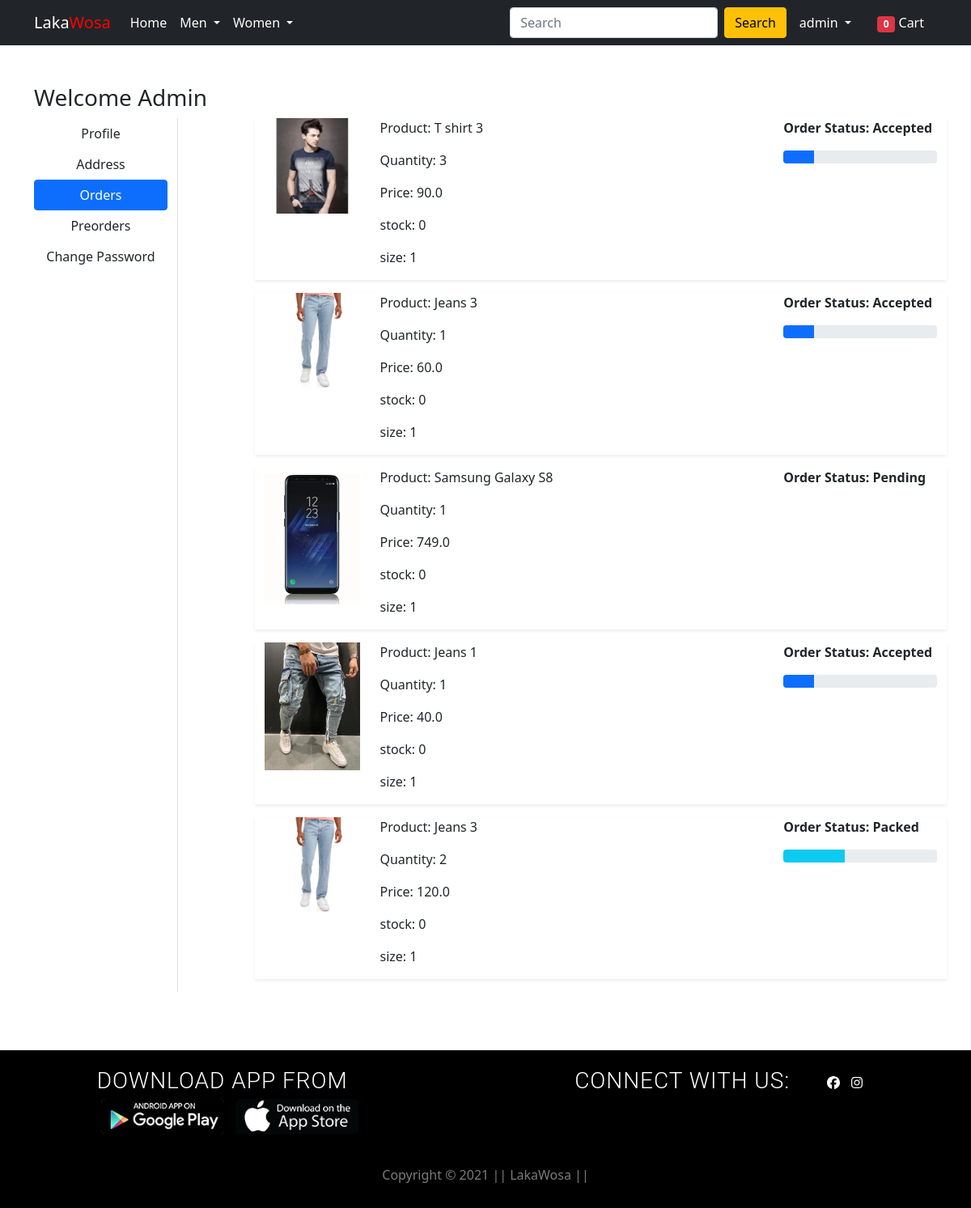
The app's page /orders/ (signed in), older data.
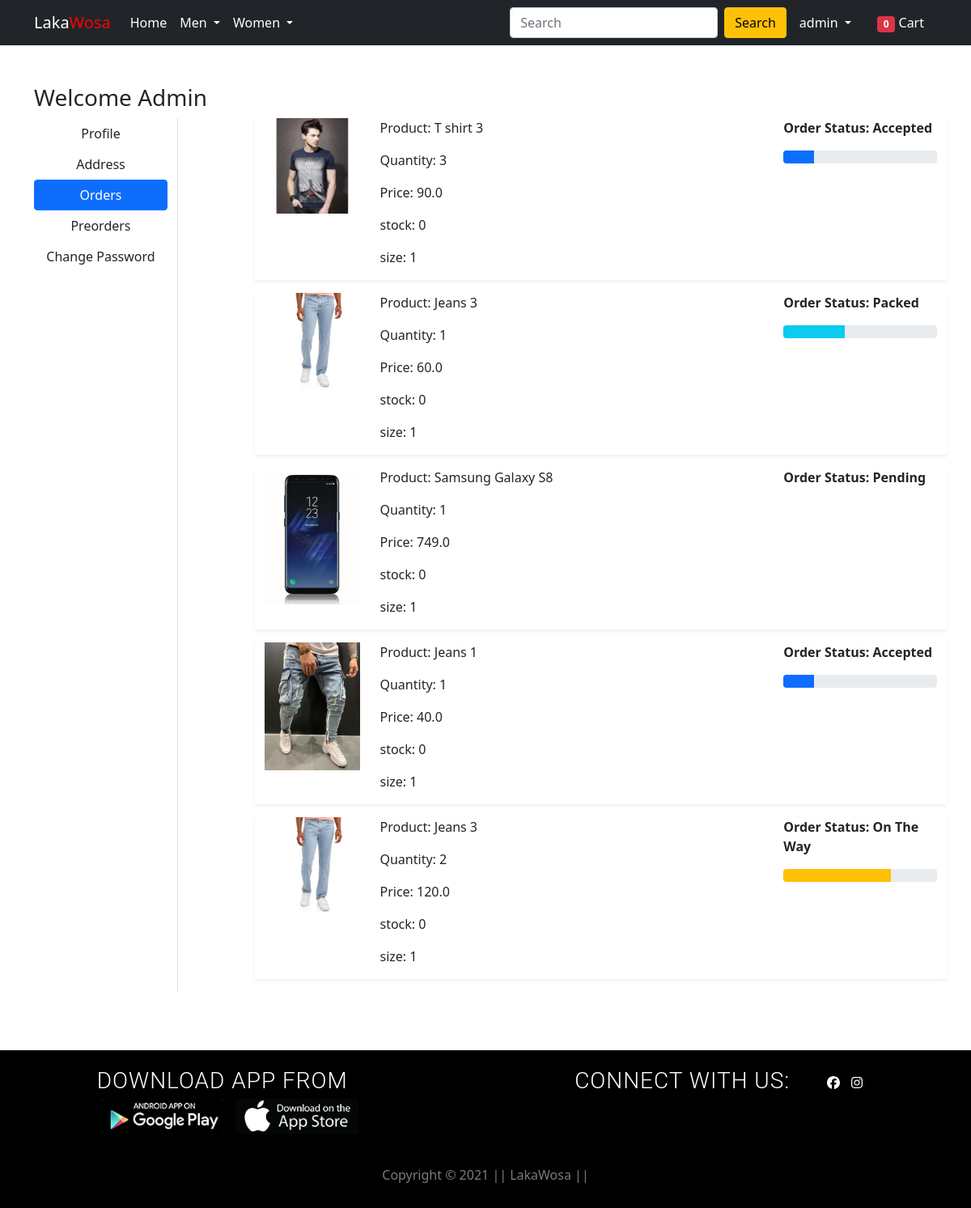
The same page, newer data.
### app/models.py (models this page shows, shortened)
class OrderPlaced(models.Model):
    user = models.ForeignKey(User, on_delete=models.CASCADE)
    customer = models.ForeignKey(Customer, on_delete=models.CASCADE)
    product = models.ForeignKey(Product, on_delete=models.CASCADE)
    quantity = models.PositiveIntegerField(default=1)
    ordered_date = models.DateTimeField(auto_now_add=True)
    size = models.PositiveIntegerField(default=1)
    status = models.CharField(
        max_length=50, choices=STATUS_CHOICES, default='Pending')
    @property
    def total_cost(self):
        return self.quantity * self.product.discounted_price

class Product(models.Model):
    title = models.CharField(max_length=100)
    selling_price = models.FloatField()
    discounted_price = models.FloatField()
    description = models.TextField()
    brand = models.CharField(max_length=100)
    stock = models.IntegerField(default=0)
    category = models.CharField(choices=CATEGORY_CHOICES, max_length=2)
    product_image = models.ImageField(upload_to='productimg')

### app/views.py (the view)
# urls.py: path('orders/', views.orders, name='orders'),
@login_required
def orders(request):
    total_items = len(Cart.objects.filter(user=request.user))
    op = OrderPlaced.objects.filter(user=request.user)
    return render(request, 'app/orders.html',{'order_placed':op,'total_items':total_items,'active':'btn-primary'})

### app/templates/app/orders.html (shortened to what this page needs)
{% extends 'app/base.html' %}
{% load static %}
{% block main-content %}
<div class="container my-5">
 <div class="row">
 <h3>Welcome <span class="text">{{request.user.username|capfirst}}</span></h3>
  <div class="col-sm-2 border-end">
   <ul class="list-unstyled">
    <li class="d-grid"><a href="{% url 'profile' %}" class="btn">Profile</a></li>
    <li class="d-grid"><a href="{% url 'address' %}" class="btn">Address</a></li>
    <li class="d-grid"><a href="{% url 'orders' %}" class="btn {{active}}">Orders</a></li>
    <li class="d-grid"><a href="{% url 'preorder' %}" class="btn">Preorders</a></li>
    <li class="d-grid"><a href="{% url 'passwordchange' %}" class="btn">Change Password</a></li>
   </ul>
  </div>
  <div class="col-sm-9 offset-sm-1">
    {% for op in order_placed %}
   <div class="row shadow-sm mb-3">
       <div class="col-sm-2">
        <img src="{{op.product.product_image.url}}" alt="" srcset="" class="img-fluid" height="150" width="150">
       </div>
       <div class="col-sm-7">
           <p>Product: {{op.product.title}}</p>
           <p>Quantity: {{op.quantity}}</p>
           <p>Price: {{op.total_cost}}</p>
           <p>stock: {{op.product.stock}}</p>
           <p>size: {{op.size}}</p>
       </div>
       <div class="col-sm-3 fw-bold">
           <p>Order Status: {{op.status}}</p>
           {% if op.status == 'Accepted' %}
           <div class="progress">
               <div class="progress-bar" role="progressbar" style="width: 20%" aria-valuenow="20" aria-valuemin="0" aria-valuemax="100">
            </div>
           </div>
           {% endif %}
           {% if op.status == 'Packed' %}
           <div class="progress">
               <div class="progress-bar bg-info" role="progressbar" style="width: 40%" aria-valuenow="40" aria-valuemin="0" aria-valuemax="100">
            </div>
           </div>
           {% endif %}
           {% if op.status == 'On The Way' %}
           <div class="progress">
               <div class="progress-bar bg-warning" role="progressbar" style="width: 70%" aria-valuenow="70" aria-valuemin="0" aria-valuemax="100">
            </div>
           </div>
           {% endif %}
        </div>
    </div>
    {% endfor %}
</div>
</div>
</div>
{% endblock main-content %}

### app/templates/app/base.html (shortened to what this page needs)
<!DOCTYPE html>
{% load static %}
<html lang="en">
  <head>
    <link
      href="https://cdn.jsdelivr.net/npm/bootstrap@5.0.0-beta1/dist/css/bootstrap.min.css"
      rel="stylesheet"
    />
    <link rel="stylesheet" href="{% static 'app/css/owl.carousel.min.css' %}" />
    <link rel="stylesheet" href="{% static 'app/css/all.min.css' %}" />
    <link rel="stylesheet" href="{% static 'app/css/style.css' %}" />
    <link rel="stylesheet" href="{% static 'app/css/footer.css' %}" />
    <link rel="stylesheet" href="{% static 'app/css/gallery.css' %}" />
  </head>
  <body>
    <nav class="navbar navbar-expand-lg navbar-dark bg-dark">
      <div class="container">
        <a class="navbar-brand" href="/">
          Laka<span class="body">Wosa</span></a
        >
        <div class="collapse navbar-collapse" id="navbarSupportedContent">
          <ul class="navbar-nav me-auto mb-2 mb-lg-0">
            <li class="nav-item">
              <a class="nav-link active" aria-current="page" href="/">Home</a>
            </li>
            <li class="nav-item dropdown">
              <a
                class="nav-link dropdown-toggle text-white"
                href="#"
                id="fashionDropdown"
                role="button"
                data-bs-toggle="dropdown"
                aria-expanded="false"
              >
                Men
              </a>
            </li>
            <li class="nav-item dropdown">
              <a
                class="nav-link dropdown-toggle text-white"
                href="#"
                id="fashionDropdown"
                role="button"
                data-bs-toggle="dropdown"
                aria-expanded="false"
              >
                Women
              </a>
            </li>
          </ul>
          <form method="get" action="/search" class="d-flex">
            <input
              name="query"
              id="search"
              class="form-control me-2"
              type="search"
              placeholder="Search"
              aria-label="Search"
              required
            />
            <button class="btn btn-warning" type="submit">Search</button>
          </form>
          <div>
            <ul class="navbar-nav me-auto mb-2 mb-lg-0">
              {% if request.user.is_authenticated %}
              <li class="nav-item dropdown mx-2">
                <a
                  class="nav-link dropdown-toggle text-white"
                  href="#"
                  id="profileDropdown"
                  role="button"
                  data-bs-toggle="dropdown"
                  aria-expanded="false"
                >
                {{request.user.username}}
                </a>
              </li>
              <li class="nav-item mx-2">
                <a href="{% url 'showcart' %}" class="nav-link text-white"
                  ><span class="badge bg-danger">{{total_items}}</span> Cart
                </a>
              </li>
              {% endif %}
            </ul>
          </div>
        </div>
      </div>
    </nav>
     {% block main-content %}{% endblock main-content %}
    <br />
    <footer>
      <div class="footer">
              <div class="download">
                  <h3>Download App From</h3>
                  <div class="d-links">
                      <a href="#"><img src="{% static 'app/images/android.png' %}" alt="#"></a>
                      <a href="#"><img src="{% static 'app/images/iphone.png' %}" alt="#"></a>
                  </div>
              </div>
              <div class="social">
                  <h3>Connect with us:</h3>
                  <ul class="social-icons" style="justify-content: center;">
                      <li><a href="https://www.facebook.com/lakawosa.9"><i class="fab fa-facebook"></i></a></li>
                      <li><a href="https://www.instagram.com/lakawosa/"><i class="fab fa-instagram"></i></a></li>
                  </ul>
              </div>
      </div>
      <div class="copy">
          <p>Copyright &copy; 2021 || LakaWosa || </p>
      </div>
  </footer>
  </body>
</html>

### app/static/app/css/style.css (style rules this page uses)
.body { height: 100 vh; color: red; }

### app/static/app/css/footer.css (style rules this page uses)
* { padding: 0; margin: 0; box-sizing: border-box; }
:root { --Primarycolor: #f39c12; --secondarcolor:#EAB543; --buttoncolor: #008D45; --grey:#95a5a6; --nav-color:#000000; --nav-back:#F7F7F7; }
a { text-decoration: none; }
li { list-style: none; }
.footer { display: flex; align-items: center; justify-content: space-around; flex-wrap: wrap; padding: 15px; background-color: var(--nav-color); color: rgb(255, 255, 255); font-family: 'Roboto',sans-serif; align-items: baseline; }
.footer a { color: white; }
.download,.social { text-transform: uppercase; margin-bottom: 10px; }
.download h3, .social h3 { font-weight: 300; letter-spacing: 1px; margin-bottom: 5px; }
.social { display: flex; align-items: center; }
.d-links>a>img { width: 40%; height: 40%; }
.d-links a { margin: 5px; }
.social-icons { display: flex; align-items: center; margin: 7px; flex-wrap: wrap; }
.social-icons li { margin: 7px; cursor: pointer; transition: color .4s ease-in-out; }
.copy { text-align: center; background-color: var(--nav-color); padding: 10px; }
.copy p { font-weight: 200; padding: 3px; color: whitesmoke; opacity: .5 ; }

### app/static/app/css/gallery.css (style rules this page uses)
* { margin: 0px; padding: 0px; box-sizing: border-box; }
ul li { list-style: none; }

Row changes from the older to the newer data that the page shows:
changed OrderPlaced: status "Accepted" → "Packed"
changed OrderPlaced: status "Packed" → "On The Way"
